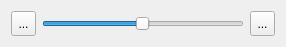
<?xml version="1.0" encoding="UTF-8"?>
<ui version="4.0">
 <class>ZoomWidget</class>
 <widget class="QWidget" name="ZoomWidget">
  <property name="geometry">
   <rect>
    <x>0</x>
    <y>0</y>
    <width>286</width>
    <height>43</height>
   </rect>
  </property>
  <property name="minimumSize">
   <size>
    <width>0</width>
    <height>0</height>
   </size>
  </property>
  <property name="windowTitle">
   <string>Form</string>
  </property>
  <layout class="QGridLayout" name="gridLayout">
   <item row="0" column="0">
    <widget class="QToolButton" name="toolButton">
     <property name="minimumSize">
      <size>
       <width>25</width>
       <height>25</height>
      </size>
     </property>
     <property name="text">
      <string>...</string>
     </property>
     <property name="icon">
      <iconset resource="icons.qrc">
       <normaloff>:/16x16/icons/16x16/zoom-out.png</normaloff>:/16x16/icons/16x16/zoom-out.png</iconset>
     </property>
    </widget>
   </item>
   <item row="0" column="1">
    <widget class="QSlider" name="horizontalSlider">
     <property name="minimum">
      <number>1</number>
     </property>
     <property name="maximum">
      <number>100</number>
     </property>
     <property name="singleStep">
      <number>1</number>
     </property>
     <property name="sliderPosition">
      <number>50</number>
     </property>
     <property name="orientation">
      <enum>Qt::Horizontal</enum>
     </property>
    </widget>
   </item>
   <item row="0" column="2">
    <widget class="QToolButton" name="toolButton_2">
     <property name="minimumSize">
      <size>
       <width>25</width>
       <height>25</height>
      </size>
     </property>
     <property name="text">
      <string>...</string>
     </property>
     <property name="icon">
      <iconset resource="icons.qrc">
       <normaloff>:/16x16/icons/16x16/zoom-in.png</normaloff>:/16x16/icons/16x16/zoom-in.png</iconset>
     </property>
    </widget>
   </item>
  </layout>
 </widget>
 <resources>
  <include location="icons.qrc"/>
 </resources>
 <connections/>
</ui>
